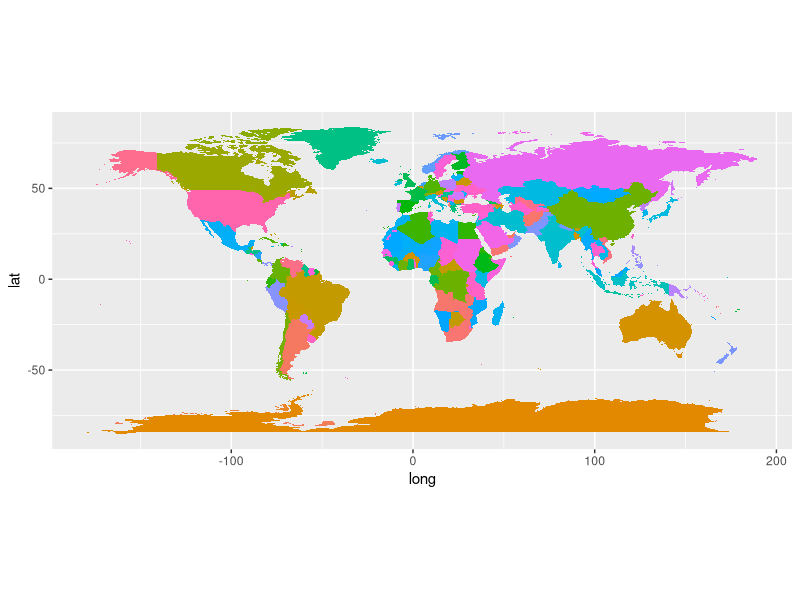

This chart was generated by the following R code:
## ---- chunk 1
knitr::opts_chunk$set(message = FALSE,  
                      warning = FALSE)   
## ---- chunk 2
library(ggplot2)
world <- ggplot2:::map_data("world")

set.seed(1)

ggplot() +
  
  geom_polygon(data = world,
               aes(x = long,
                   y = lat, 
                   group = group,
                   fill = as.factor(group))) + 
  
  coord_equal() +
  
  theme(legend.position = "none")
## ---- chunk 3
library(readxl)
df <- read_excel("dataset/total_fertility_rate_2015_2026.xlsx")
df <- as.data.frame(df)
df <- df |> subset(Year == "2026")
## ---- chunk 4
library(ggplot2)
world <- map_data("world")
## ---- chunk 5
df_Antigua <- df |> subset(Country == "Antigua and Barbuda")
df_Antigua$Country <- "Antigua"

df_Barbuda <- df |> subset(Country == "Antigua and Barbuda")
df_Barbuda$Country <- "Barbuda"

df <- df |> subset(Country != "Antigua and Barbuda")

df <- rbind(df, df_Antigua, df_Barbuda)

row.names(df) <- NULL

df |> dplyr:::arrange(desc(Year), Country) -> df
## ---- chunk 6
df$Country[which(df$Country == "Brunei Darussalam")] <- "Brunei"
## ---- chunk 7
df$Country[which(df$Country == "United States")] <- "USA"
## ---- chunk 8
df$Country[which(df$Country == "United Kingdom")] <- "UK"

df$Country[which(df$Country == "Republic of Moldova")] <- "Moldova"

df$Country[which(df$Country == "Bonaire, Sint Eustatius and Saba")] <- "Bonaire"

df$Country[which(df$Country == "Congo, Democratic Republic of the")] <- "Democratic Republic of the Congo"

df$Country[which(df$Country == "Congo")] <- "Republic of Congo"

df$Country[which(df$Country == "Curaçao")] <- "Curacao"

df$Country[which(df$Country == "British Virgin Islands" )] <- "Virgin Islands"

df$Country[which(df$Country == "State of Palestine" )] <- "Palestine"

df$Country[which(df$Country == "Cabo Verde" )] <- "Cape Verde"

df$Country[which(df$Country == "Syrian Arab Republic" )] <- "Syria"

df$Country[which(df$Country == "Trinidad and Tobago" )] <- "Tobago"

df$Country[which(df$Country == "Côte d'Ivoire" )] <- "Ivory Coast"
## ---- chunk 9
unique(world$region) -> country_map

unique(df$Country) -> country_tfr

setdiff(country_tfr, country_map) # ten quoc gia co trong tfr nhung ko co trong country_map

setdiff(country_map, country_tfr) # ten quoc gia co trong country_map nhung ko co trong tfr
## ---- chunk 10
gsub(pattern = " per woman",
     replacement = "",
     df$Total_fertility_rate) -> df$Total_fertility_rate

df$Total_fertility_rate <- as.numeric(df$Total_fertility_rate)
## ---- chunk 11
names(df)[2] <- "region"
## ---- chunk 12
world_ok <- merge(x = world,
                  y = df[ , 2:3],
                  all.x = TRUE,
                  by = "region")
## ---- chunk 13
world_ok <- world_ok[ , c(names(world), "Total_fertility_rate")]
## ---- chunk 14
world_ok |> dplyr:::arrange(order) -> world_ok
## ---- chunk 15
identical(sort(world_ok$order), sort(world$order))

identical(world_ok$order, world$order)
## ---- chunk 16
summary(df$Total_fertility_rate)
## ---- chunk 17
# những quốc gia không có thông tin tỷ lệ sinh
world_ok_NA <- world_ok[which(is.na(world_ok$Total_fertility_rate)) , ]
unique(world_ok_NA$region)
## ---- chunk 18
worldplot <- ggplot() +
  
  geom_polygon(data = world_ok,
               aes(x = long,
                   y = lat, 
                   group = group,
                   fill = Total_fertility_rate)) + 
  
  coord_equal() +
  scale_fill_viridis_c(option = "B",
                       direction = -1,
                       name = "Total fertility rate 2026 (number children per woman)",
                       limits = c(0,8),
                       breaks = c(0:8),
                       guide = guide_colorbar(barwidth = 30,
                                              barheight = 1)) +
  
  
  theme_bw(base_size = 16) +
  
  theme(legend.position = "top") +
  
  theme(legend.direction = "horizontal") +
  
  theme(legend.title.position  = "top") +
  
  theme(legend.title  = element_text(color = "red",
                                     size = 16)) +
  
  labs(x = "Longitude",
       y = "Latitude")
# worldplot
## ---- chunk 19
# ggsave(filename = "worldplot_2026.png",
#        plot = worldplot,
#        width = 10,
#        height = 6,
#        dpi = 300,
#        units = "in")
